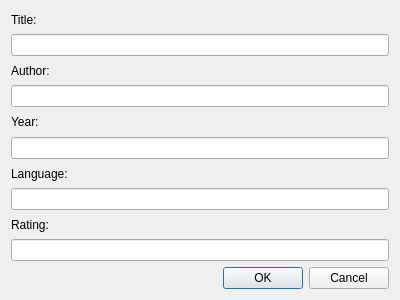
<?xml version="1.0" encoding="UTF-8"?>
<ui version="4.0">
 <class>SecDialogue</class>
 <widget class="QDialog" name="SecDialogue">
  <property name="geometry">
   <rect>
    <x>0</x>
    <y>0</y>
    <width>400</width>
    <height>300</height>
   </rect>
  </property>
  <property name="windowTitle">
   <string>Dialog</string>
  </property>
  <layout class="QVBoxLayout" name="verticalLayout">
   <item>
    <widget class="QLabel" name="label">
     <property name="text">
      <string>Title:</string>
     </property>
    </widget>
   </item>
   <item>
    <widget class="QLineEdit" name="lineEdit">
     <property name="whatsThis">
      <string>&lt;html&gt;&lt;head/&gt;&lt;body&gt;&lt;p&gt;&lt;br/&gt;&lt;/p&gt;&lt;/body&gt;&lt;/html&gt;</string>
     </property>
     <property name="text">
      <string/>
     </property>
    </widget>
   </item>
   <item>
    <widget class="QLabel" name="label_2">
     <property name="text">
      <string>Author:</string>
     </property>
    </widget>
   </item>
   <item>
    <widget class="QLineEdit" name="lineEdit_2">
     <property name="text">
      <string/>
     </property>
    </widget>
   </item>
   <item>
    <widget class="QLabel" name="label_3">
     <property name="text">
      <string>Year:</string>
     </property>
    </widget>
   </item>
   <item>
    <widget class="QLineEdit" name="lineEdit_3">
     <property name="text">
      <string/>
     </property>
    </widget>
   </item>
   <item>
    <widget class="QLabel" name="label_4">
     <property name="text">
      <string>Language:</string>
     </property>
    </widget>
   </item>
   <item>
    <widget class="QLineEdit" name="lineEdit_4">
     <property name="text">
      <string/>
     </property>
    </widget>
   </item>
   <item>
    <widget class="QLabel" name="label_5">
     <property name="text">
      <string>Rating:</string>
     </property>
    </widget>
   </item>
   <item>
    <widget class="QLineEdit" name="lineEdit_5">
     <property name="text">
      <string/>
     </property>
    </widget>
   </item>
   <item>
    <widget class="QDialogButtonBox" name="buttonBox">
     <property name="orientation">
      <enum>Qt::Horizontal</enum>
     </property>
     <property name="standardButtons">
      <set>QDialogButtonBox::Cancel|QDialogButtonBox::Ok</set>
     </property>
    </widget>
   </item>
  </layout>
 </widget>
 <resources/>
 <connections>
  <connection>
   <sender>buttonBox</sender>
   <signal>accepted()</signal>
   <receiver>SecDialogue</receiver>
   <slot>accept()</slot>
   <hints>
    <hint type="sourcelabel">
     <x>248</x>
     <y>254</y>
    </hint>
    <hint type="destinationlabel">
     <x>157</x>
     <y>274</y>
    </hint>
   </hints>
  </connection>
  <connection>
   <sender>buttonBox</sender>
   <signal>rejected()</signal>
   <receiver>SecDialogue</receiver>
   <slot>reject()</slot>
   <hints>
    <hint type="sourcelabel">
     <x>316</x>
     <y>260</y>
    </hint>
    <hint type="destinationlabel">
     <x>286</x>
     <y>274</y>
    </hint>
   </hints>
  </connection>
 </connections>
</ui>
